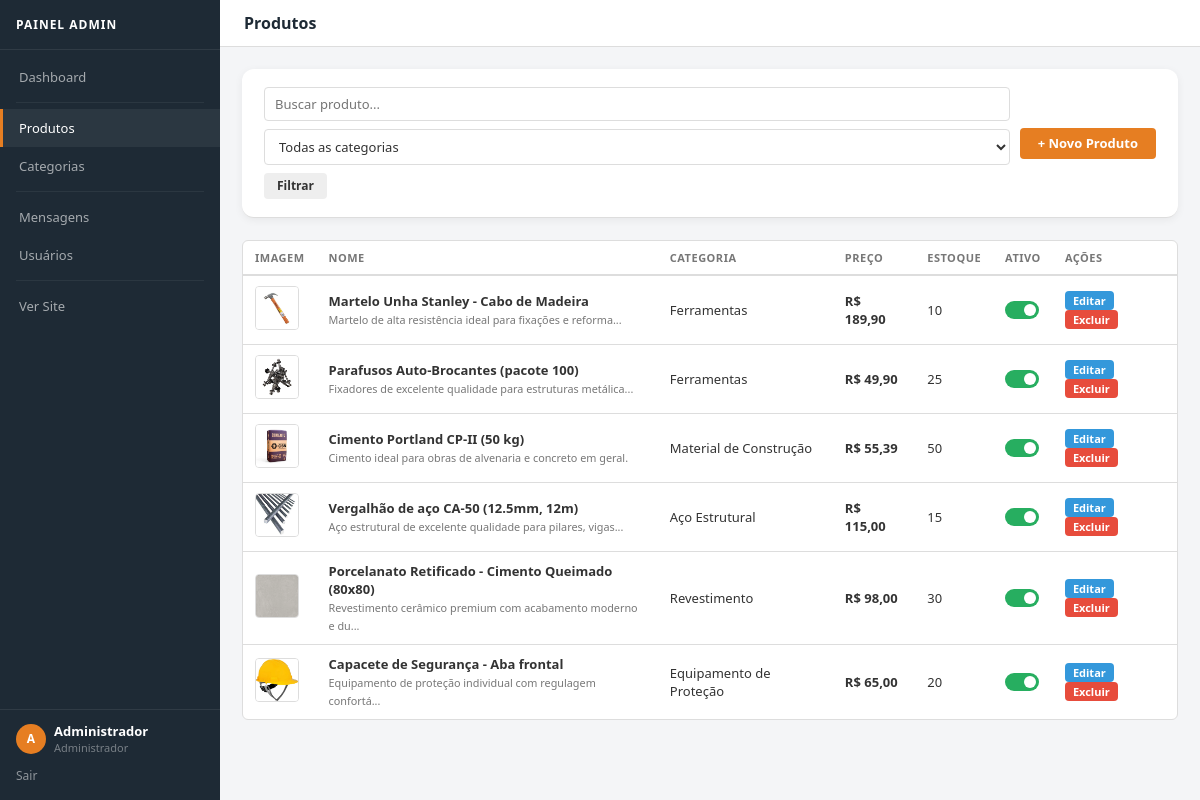
Screenshot of /admin/produtos.php (signed in) with the database file from the repository.
### tables this page shows
CREATE TABLE IF NOT EXISTS `products` (
  `id` INT AUTO_INCREMENT PRIMARY KEY,
  `category_id` INT,
  `name` VARCHAR(255) NOT NULL,
  `description` TEXT NOT NULL,
  `price` DECIMAL(10,2) NOT NULL DEFAULT 0.00,
  `stock` INT NOT NULL DEFAULT 0,
  `active` TINYINT(1) DEFAULT 1,
  `created_at` TIMESTAMP DEFAULT CURRENT_TIMESTAMP,
  FOREIGN KEY (`category_id`) REFERENCES `categories`(`id`) ON DELETE SET NULL
);

CREATE TABLE IF NOT EXISTS `categories` (
  `id` INT AUTO_INCREMENT PRIMARY KEY,
  `name` VARCHAR(100) NOT NULL,
  `slug` VARCHAR(100) UNIQUE NOT NULL,
  `active` TINYINT(1) DEFAULT 1,
  `created_at` TIMESTAMP DEFAULT CURRENT_TIMESTAMP
);

### includes/functions.php (called while the page is built, shortened)
<?php
function e(string $str): string
{
    return htmlspecialchars($str, ENT_QUOTES, 'UTF-8');
}
function format_price(float|int|string $price): string
{
    return 'R$ ' . number_format((float)$price, 2, ',', '.');
}

### admin/produtos.php (the view, shortened to what this page needs)
<?php
require_once __DIR__ . '/../includes/db.php';
require_once __DIR__ . '/../includes/functions.php';
$search = trim($_GET['q'] ?? '');
$cat_f  = (int)($_GET['cat'] ?? 0);
$sql    = "SELECT p.*,
                  c.name AS cat_name,
                  (SELECT pi.image_url FROM product_images pi WHERE pi.product_id=p.id AND pi.is_main=1 LIMIT 1) AS main_img
           FROM products p
           LEFT JOIN categories c ON c.id = p.category_id
           WHERE 1=1";
$params = [];
$sql .= " ORDER BY p.created_at DESC";
$stmt = $pdo->prepare($sql);
$stmt->execute($params);
$products = $stmt->fetchAll();
include __DIR__ . '/includes/header.php';
?>
<div class="card-head" style="background:#fff;border-radius:12px;padding:18px 22px;margin-bottom:22px;display:flex;align-items:center;justify-content:space-between;box-shadow:0 2px 8px rgba(0,0,0,.06);flex-wrap:wrap;gap:10px">
    <form method="get" class="search-bar" style="margin:0;flex:1">
        <input type="text" name="q" value="<?= e($search) ?>" placeholder="Buscar produto...">
        <select name="cat" class="fs">
            <option value="">Todas as categorias</option>
        </select>
        <button type="submit" class="btn btn-se">Filtrar</button>
    </form>
    <button class="btn btn-pr btn-lg" onclick="openModal('mo-add')">+ Novo Produto</button>
</div>
<div class="card">
    <div class="tbl-wrap">
        <?php if($products): ?>
        <table>
            <thead>
                <tr>
                    <th>Imagem</th>
                    <th>Nome</th>
                    <th>Categoria</th>
                    <th>Preço</th>
                    <th>Estoque</th>
                    <th>Ativo</th>
                    <th>Ações</th>
                </tr>
            </thead>
            <tbody>
            <?php foreach($products as $p): ?>
            <tr>
                <td>
                    <?php if($p['main_img']): ?>
                        <img src="<?= e($p['main_img']) ?>" class="thumb" alt="">
                    <?php else: ?>
                        <div class="thumb" style="background:var(--bg)"></div>
                    <?php endif; ?>
                </td>
                <td><strong><?= e($p['name']) ?></strong><br><small style="color:var(--tx2)"><?= mb_strimwidth(e($p['description']),0,60,'...') ?></small></td>
                <td><?= $p['cat_name'] ? e($p['cat_name']) : '<span style="color:var(--tx2)">—</span>' ?></td>
                <td><strong><?= format_price($p['price']) ?></strong></td>
                <td>
                    <?php if($p['stock']<=0): ?>
                        <span class="badge b-ng">Esgotado</span>
                    <?php elseif($p['stock']<=5): ?>
                        <span class="badge b-wn"><?= $p['stock'] ?></span>
                    <?php else: ?>
                        <span><?= $p['stock'] ?></span>
                    <?php endif; ?>
                </td>
                <td>
                    <form method="post" style="display:inline">
                        <label class="tog">
                            <span class="tog-sl"></span>
                        </label>
                    </form>
                </td>
                <td>
                    <button class="btn btn-in btn-sm" onclick='editProduct(<?= json_encode($p,JSON_HEX_APOS) ?>)'>Editar</button>
                    <form method="post" style="display:inline" onsubmit="return confirm('Excluir este produto?')">
                        <button type="submit" class="btn btn-ng btn-sm">Excluir</button>
                    </form>
                </td>
            </tr>
            <?php endforeach; ?>
            </tbody>
        </table>
        <?php else: ?>
        <div class="empty">
            <p><?= $search||$cat_f ? 'Nenhum produto encontrado.' : 'Nenhum produto cadastrado ainda.' ?></p>
        </div>
        <?php endif; ?>
    </div>
</div>
<?php include __DIR__ . '/includes/footer.php'; ?>

### admin/admin.css (style rules this page uses)
:root { --sb: #1e2a35; --ac: #e67e22; --ac2: #d35400; --tx: #333; --tx2: #777; --bg: #f4f5f7; --wh: #fff; --bd: #ddd; --ok: #27ae60; --ng: #e74c3c; --wn: #f39c12; --in: #3498db; }
* { box-sizing:border-box;margin:0;padding:0 }
body { font-family:system-ui,-apple-system,sans-serif;background:var(--bg);color:var(--tx);display:flex;min-height:100vh;font-size:14px }
.card { background:var(--wh);border:1px solid var(--bd);border-radius:6px;margin-bottom:18px;overflow:hidden }
.card-head { padding:14px 18px;border-bottom:1px solid var(--bd);display:flex;align-items:center;justify-content:space-between;gap:10px }
.tbl-wrap { overflow-x:auto }
table { width:100%;border-collapse:collapse }
thead th { padding:9px 12px;text-align:left;font-size:11px;font-weight:700;text-transform:uppercase;letter-spacing:.5px;color:var(--tx2);border-bottom:2px solid var(--bd) }
tbody td { padding:10px 12px;font-size:13px;border-bottom:1px solid var(--bd);vertical-align:middle }
tbody tr:last-child td { border-bottom:none }
.btn { display:inline-flex;align-items:center;gap:4px;padding:7px 13px;border-radius:4px;font-size:12px;font-weight:600;font-family:inherit;border:none;cursor:pointer;text-decoration:none;transition:background .15s;white-space:nowrap;line-height:1 }
.btn-pr { background:var(--ac);color:#fff }
.btn-ng { background:var(--ng);color:#fff }
.btn-in { background:var(--in);color:#fff }
.btn-se { background:#eee;color:var(--tx) }
.btn-sm { padding:4px 8px;font-size:11px }
.btn-lg { padding:9px 18px;font-size:13px }
.fc,.fs,.fta { width:100%;padding:8px 10px;border:1px solid var(--bd);border-radius:4px;font-size:13px;font-family:inherit;transition:border-color .15s;background:#fff;color:var(--tx) }
.search-bar { display:flex;align-items:center;gap:8px;margin-bottom:14px;flex-wrap:wrap }
.search-bar input,.search-bar select { padding:7px 10px;border:1px solid var(--bd);border-radius:4px;font-size:13px;font-family:inherit;background:#fff }
.search-bar input { flex:1;min-width:140px }
.tog { position:relative;display:inline-block;width:34px;height:18px }
.tog-sl { position:absolute;inset:0;background:#ccc;border-radius:18px;cursor:pointer;transition:background .2s }
.tog-sl:before { content:'';position:absolute;height:12px;width:12px;left:3px;bottom:3px;background:#fff;border-radius:50%;transition:transform .2s }
.tog input:checked+.tog-sl { background:var(--ok) }
.tog input:checked+.tog-sl:before { transform:translateX(16px) }
img.thumb { width:44px;height:44px;object-fit:cover;border-radius:4px;border:1px solid var(--bd) }

### rows the page displays
products: shows a picture, name "Martelo Unha Stanley - Cabo de Madeira", description "Martelo de alta resistência ideal para fixações e reforma...", category.name "Ferramentas", price "R$ 189,90", stock "10"
products: shows a picture, name "Parafusos Auto-Brocantes (pacote 100)", description "Fixadores de excelente qualidade para estruturas metálica...", category.name "Ferramentas", price "R$ 49,90", stock "25"
products: shows a picture, name "Cimento Portland CP-II (50 kg)", description "Cimento ideal para obras de alvenaria e concreto em geral.", category.name "Material de Construção", price "R$ 55,39", stock "50"
products: shows a picture, name "Vergalhão de aço CA-50 (12.5mm, 12m)", description "Aço estrutural de excelente qualidade para pilares, vigas...", category.name "Aço Estrutural", price "R$ 115,00", stock "15"
products: shows a picture, name "Porcelanato Retificado - Cimento Queimado (80x80)", description "Revestimento cerâmico premium com acabamento moderno e du...", category.name "Revestimento", price "R$ 98,00", stock "30"
products: shows a picture, name "Capacete de Segurança - Aba frontal", description "Equipamento de proteção individual com regulagem confortá...", category.name "Equipamento de Proteção", price "R$ 65,00", stock "20"

### other values shown
mb_substr($_SESSION['user_name']??'A',0,1) "A"
$_SESSION['user_name'] "Administrador"
$page_title "Produtos"
